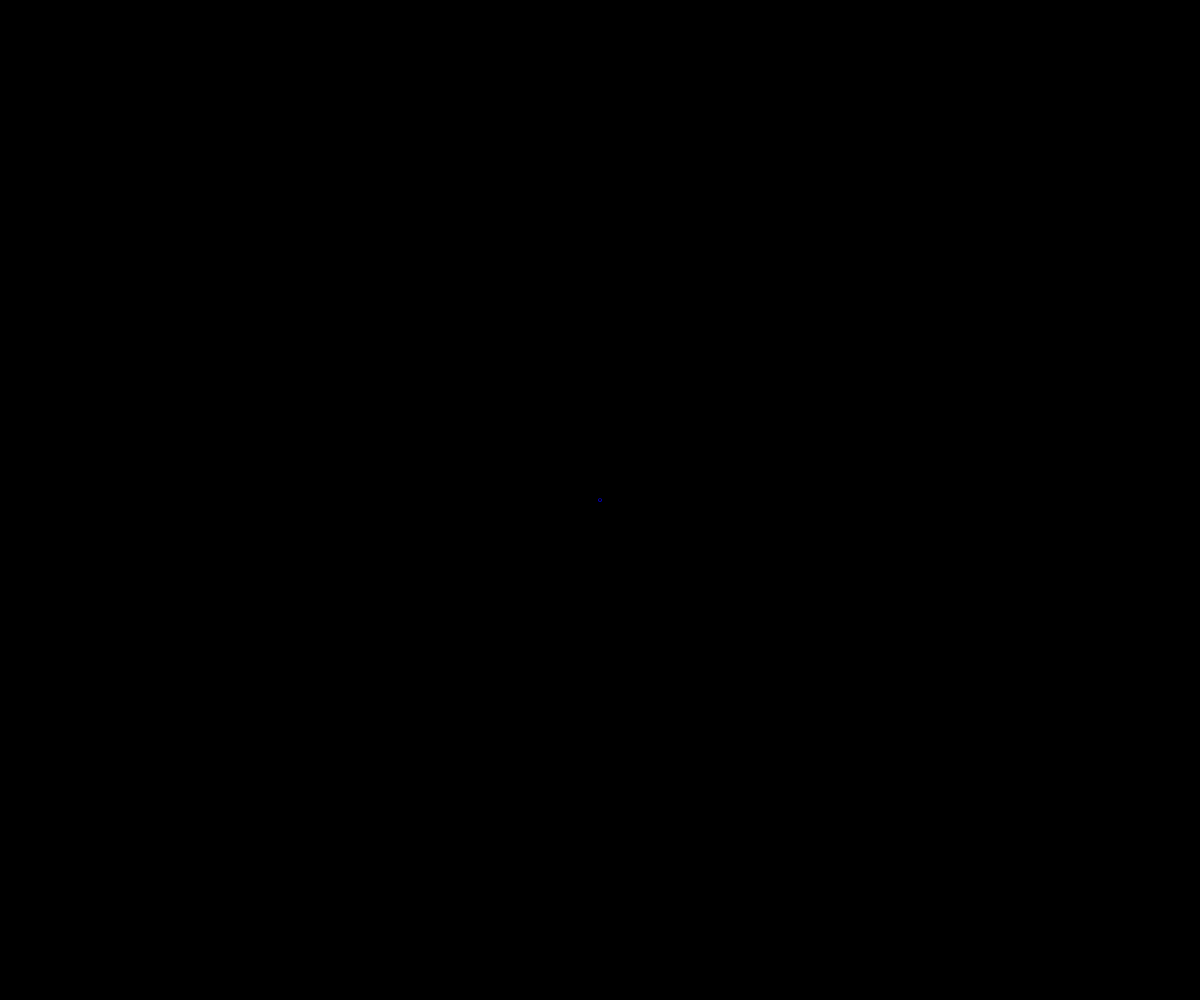
Frame 1 (no input)
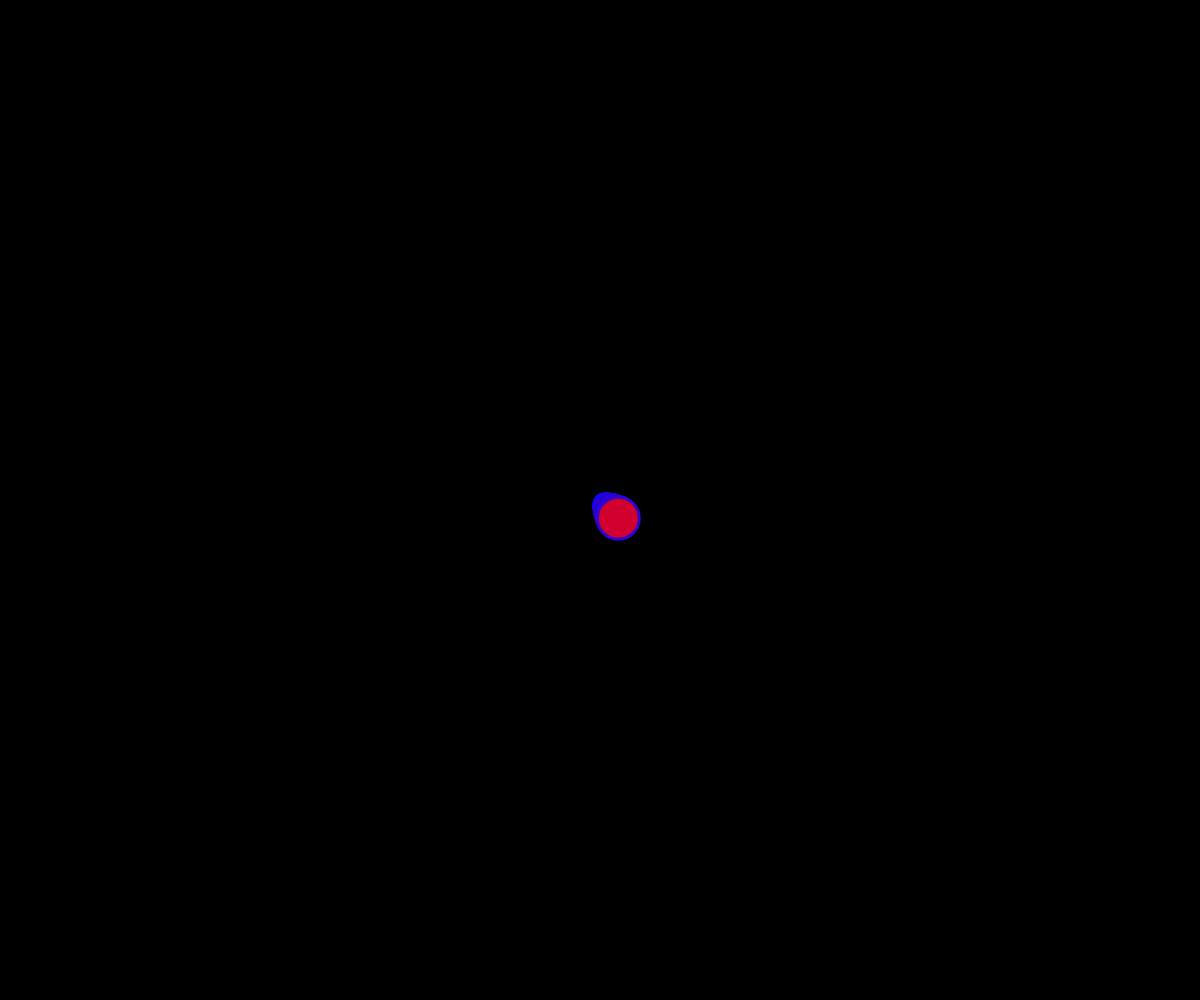
Frame 60 (no input)
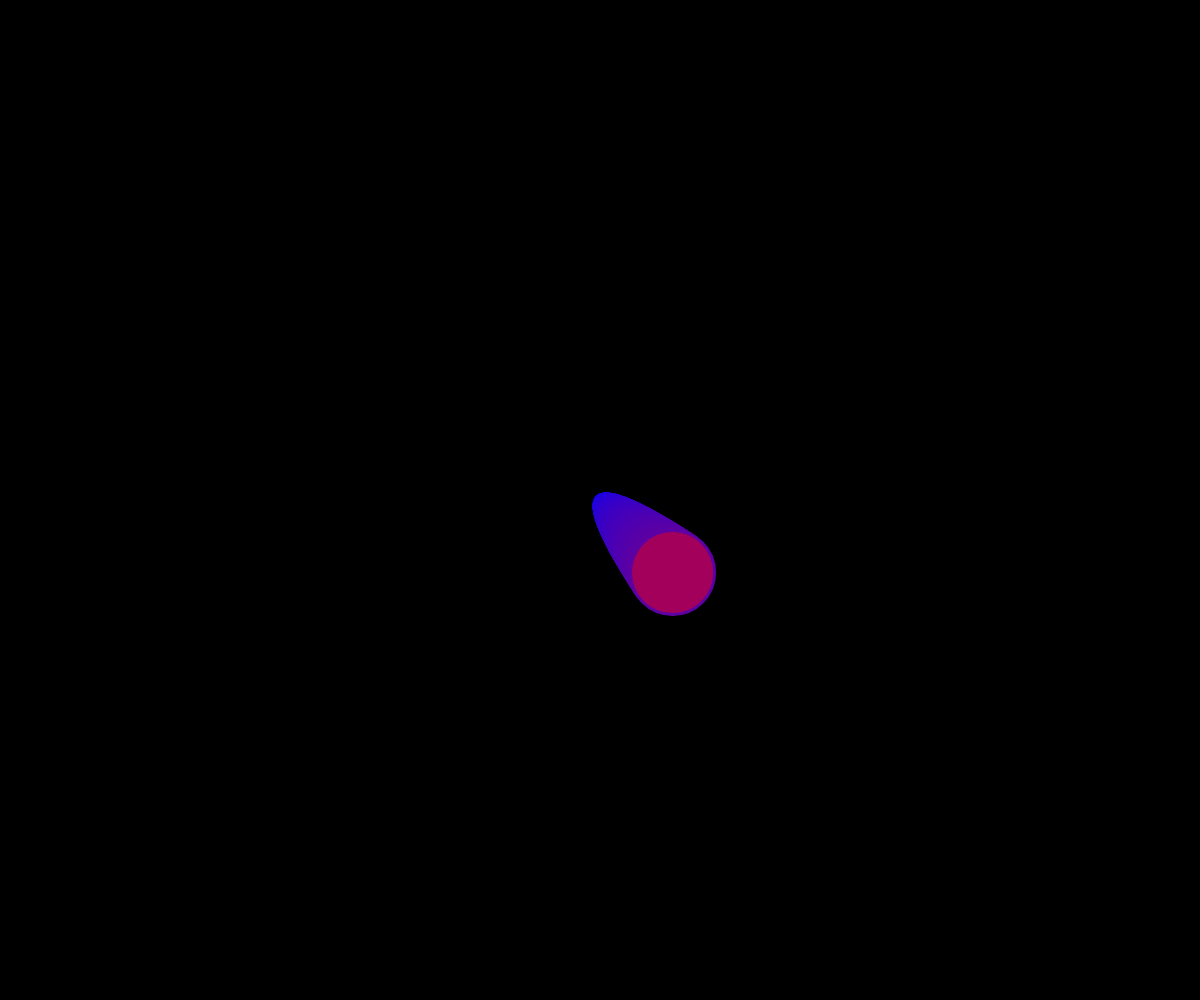
Frame 120 (the mouse pressed at the canvas centre since frame 60)

The p5.js sketch that drew these frames (run headless with seeded random() and noise() and a simulated clock; from frame 60 on, the mouse is pressed at the canvas centre):

// p5.js sketch
// ── sketch.js
let x, y;
let w_1, w_2, h_1, h_2;
let x_bounce = 1;
let y_bounce = 1;
let varLarp = 0;
let larp_direction = 1;


function setup() {
  createCanvas(windowWidth, windowHeight);
  background('black');

  x = width / 2;
  y = height / 2;
  w_1 = 3* width / 7;
  w_2 =  4 * width / 7;
  h_1 = 2*height / 5;
  h_2 = 3 * height / 5;
}


function draw() {
  
  //translate(windowWidth/2,windowHeight/2)

  if (frameCount%500==0){
  w_1-=width / 14;
  w_2+=width / 14;
  h_1-=height / 10;
  h_2+=height / 10;}
  let a = frameCount / 100;

  x = x + a * x_bounce;
  y = y + a * y_bounce;

  if (x < w_1 || x > w_2) {
    x_bounce *= -1;
  }
  if (y <h_1 || y > h_2) {

    y_bounce *= -1;
  }

  varLarp = varLarp + larp_direction * 0.003;
  if (varLarp > 1 || varLarp<0) {
    larp_direction *= -1;
  }

  
  push();
  stroke(lerpColor(color('blue'), color('red'), varLarp))
  strokeWeight(3);
  fill(lerpColor(color('red'), color('blue'), varLarp));
  ellipseMode(CENTER);
  ellipse(x, y, a*70, a*70);
  pop();

}






//a * 10
